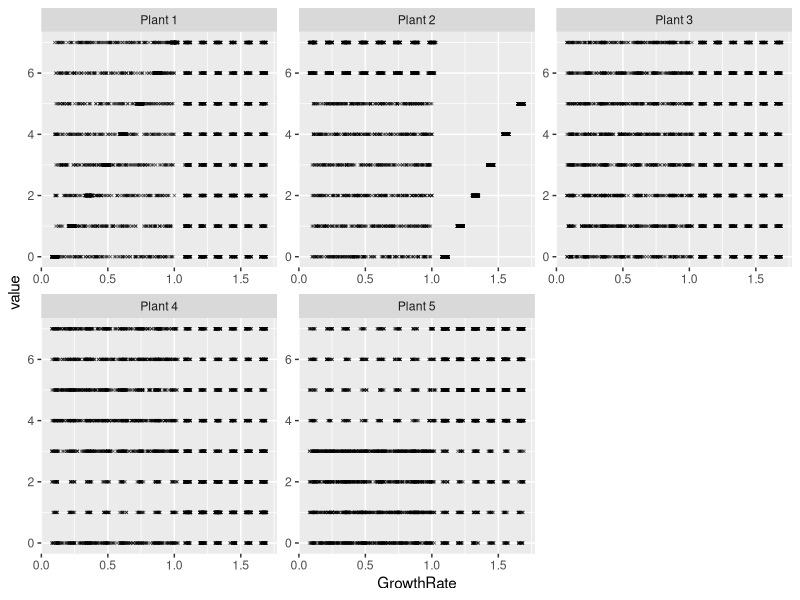
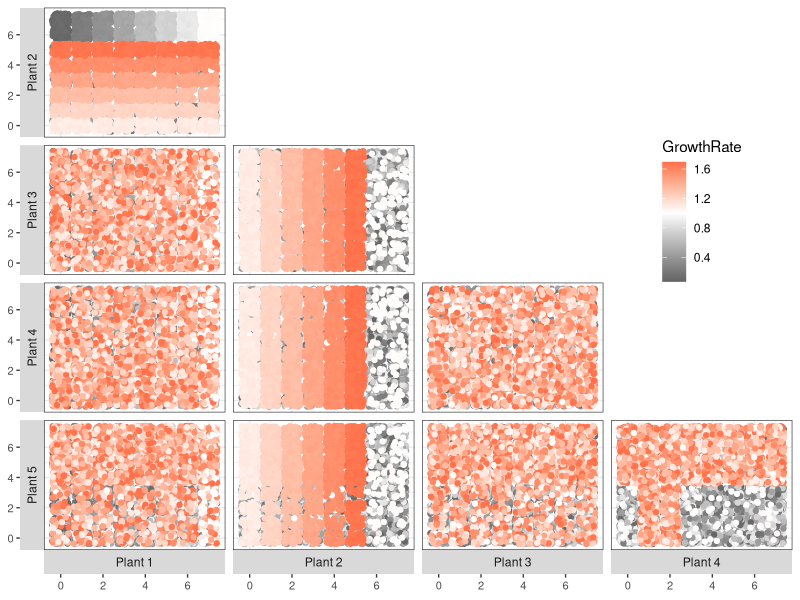
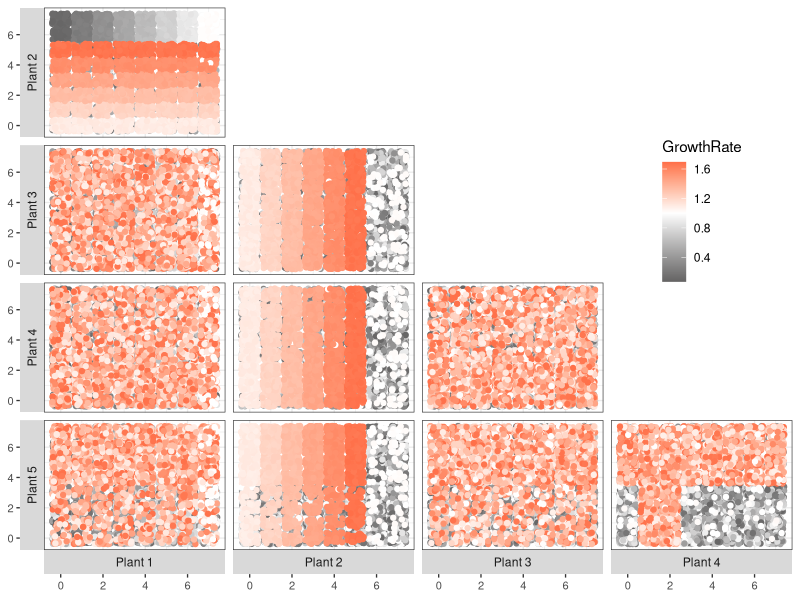

These charts were generated, in order, by the following R code:
## ---- chunk 1
knitr::opts_chunk$set(echo = TRUE)
## ---- chunk 2
# import required modules
knitr::opts_chunk$set(echo = TRUE, warning=FALSE)
library(ggplot2)
library(dplyr)
library(data.table)

## ---- chunk 3
# minimal / maximal growth rates:
GRneg.min=0.1
GRneg.max=1.0
GRpos.min=1.1
GRpos.max=1.9

F.min=0
F.max=7
## ---- chunk 4
# define the possible values each feature might take
featureVals.possible=c(F.min:F.max)
# expand to have a set with 5 features and all possible combinations of features
df.set=expand.grid(featureVals.possible,featureVals.possible,featureVals.possible,
                   featureVals.possible,featureVals.possible)
# repeat to have each combination 100 times
df.set=df.set[rep(seq_len(nrow(df.set)), each = 100), ]

# generate new field for growth rate values
# growth rate values per default in a negative range
set.seed(42)
df.set$GR=round(runif(nrow(df.set), min=GRneg.min, max=GRneg.max),2)

# transform GR values of deciding feature 'plant 2', 
# depending on the values of 'plant 4' and 'plant 5': 
df.set$GR[df.set$Var4==1 | df.set$Var4==2 | df.set$Var5>3 ]=
  df.set$Var2[df.set$Var4==1 | df.set$Var4==2 | df.set$Var5>3 ]

OldRange = (F.max - F.min)  
NewRange = (GRpos.max - GRpos.min) 
df.set$GR[df.set$Var4==1 | df.set$Var4==2 | df.set$Var5>3] = 
  jitter((((df.set$GR[df.set$Var4==1 | df.set$Var4==2 | df.set$Var5>3] - F.min) * NewRange) / OldRange) 
         + GRpos.min, factor=1)

# destroy relationship for variable values 6 and 7 (= 'overfeeding')
OldRange = (F.max - F.min)
NewRange = (GRneg.max - GRneg.min)
# note: depending on var1 here, to destroy any dependency with var 2
df.set$GR[df.set$Var2==6]=round(jitter((((df.set$Var1[df.set$Var2==6] - F.min) * NewRange) / OldRange) 
                                       + GRneg.min, factor = 1),2)
df.set$GR[df.set$Var2==7]=round(jitter((((df.set$Var1[df.set$Var2==7] - F.min) * NewRange) / OldRange) 
                                       + GRneg.min, factor = 1),2)

# take subset of data frame for plotting so it does not take too long:
df.set.plot=df.set
set.seed(42)
rows=sample(nrow(df.set.plot))
df.set.plot <- df.set.plot[rows, ]
df.set.plot = df.set.plot[seq(1, nrow(df.set), 1000), ]
names(df.set.plot)=c("Plant 1","Plant 2","Plant 3","Plant 4","Plant 5","GrowthRate")

p = df.set.plot %>% tidyr::gather("id", "value", 1:5) %>% 
  ggplot(., aes(GrowthRate, value))+
  geom_point(shape=4, alpha=0.5, size=0.5)+
  facet_wrap(~id,scales="free")

p

# save data!
##write.csv(df.set,'AlienZooDataSet_PAZ.csv', row.names = FALSE)
## ---- chunk 5

library(GGally)
library(ggpubr)

set.seed(42)
rows=sample(nrow(df.set))
tmp <- df.set[rows, ]
tmp = tmp[seq(1, nrow(df.set), 500), ]
names(tmp)=c("Plant 1","Plant 2","Plant 3","Plant 4","Plant 5","GrowthRate")

# function 1: produce jittered scatter plots
my_bin <- function(data, mapping) {
  ggplot(data = data, mapping = mapping) +
    geom_jitter(aes(colour=GrowthRate))+
    scale_color_gradient2(low="#656464", high="#FF2500", midpoint = 1,
                          space = "Lab",guide = "colourbar")+
    theme_bw(base_size = 10)+
    theme(strip.background=element_rect(fill="white"))
}

# function 2: make sure to only keep lower triangle facets in ggpairs
gpairs_lower <- function(g){
  g$plots <- g$plots[-(1:g$nrow)]
  g$yAxisLabels <- g$yAxisLabels[-1]
  g$nrow <- g$nrow -1
  g$plots <- g$plots[-(seq(g$ncol, length(g$plots), by = g$ncol))]
  g$xAxisLabels <- g$xAxisLabels[-g$ncol]
  g$ncol <- g$ncol - 1
  g
}

# re-order data frame; put all GRs > 1 at back so they are plotted last
# (makes pattern in data more easily discernable)
A=data.frame(rbind(tmp[tmp$GrowthRate<1,],tmp[tmp$GrowthRate>=1,]))
names(A)=c("Plant 1","Plant 2","Plant 3","Plant 4","Plant 5","GrowthRate")

# make pairs plot:
pm <- ggpairs(
  data=A, columns = c(1,2,3,4,5),
  lower = list(
    continuous = my_bin
  ),
  upper  = list(continuous = "blank"),
  diag  = list(continuous = "blankDiag"),
  #legend = 1,
  switch="both"
)

pm=gpairs_lower(pm)

# make auxplot to get legend:
auxplot=ggplot(data = A) +
    geom_jitter(aes(x=`Plant 1`,y=`Plant 1`,colour=GrowthRate))+
    scale_color_gradient2(low="#656464", high="#FF2500",midpoint = 1,
                          space = "Lab",guide = "colourbar")
# grab legend:
auxlegend=grab_legend(auxplot)

# add legend:
pm[2,4]=auxlegend

# show
pm

# save
ggsave("DataDist_PAZ.pdf",width = 5, height = 5,)

